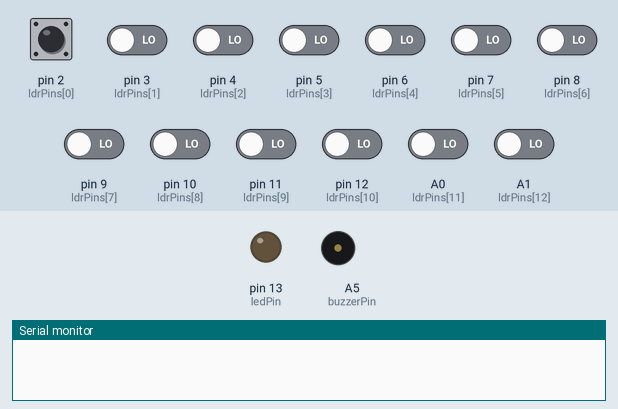
This sketch was run on a simulated Arduino Uno, built with avr-gcc and run on an emulated ATmega328P. Shown: output pins drawn as LEDs (lit = HIGH), buzzer (waves = sounding), the last lines printed to the serial monitor. The test bench sets the inputs (shaded band); at power-on: A0 (ldrPins[11]), A1 (ldrPins[12]), pin 2 (ldrPins[0]), pin 3 (ldrPins[1]), pin 4 (ldrPins[2]), pin 5 (ldrPins[3]), pin 6 (ldrPins[4]), pin 7 (ldrPins[5]), pin 8 (ldrPins[6]), pin 9 (ldrPins[7]), pin 10 (ldrPins[8]), pin 11 (ldrPins[9]), pin 12 (ldrPins[10]) LOW. Not simulated (calls return 0 or success): arduino_secrets.h.

Above: at 1.2 s.
1.3 s: pin 2 (ldrPins[0]) driven HIGH
At 2.6 s:
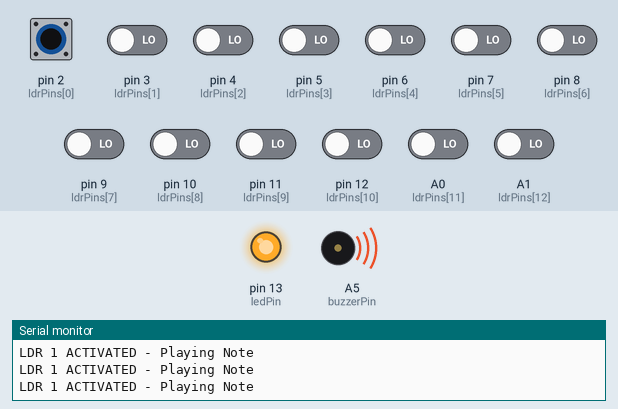
4.3 s: pin 2 (ldrPins[0]) pulsed LOW 5 times (0.12 s each, 0.3 s apart)
At 4.55 s:
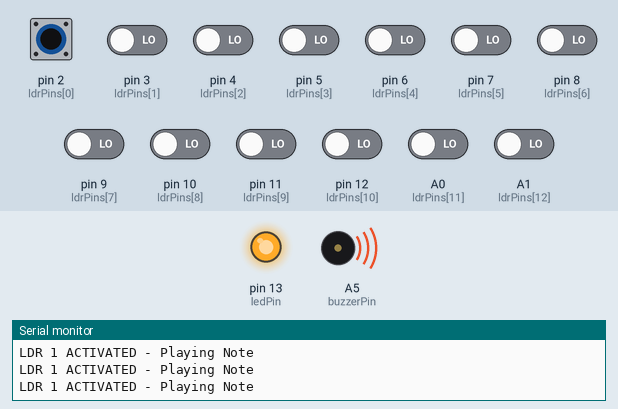
8.8 s: pin 11 (ldrPins[9]) driven HIGH
At 9.8 s:
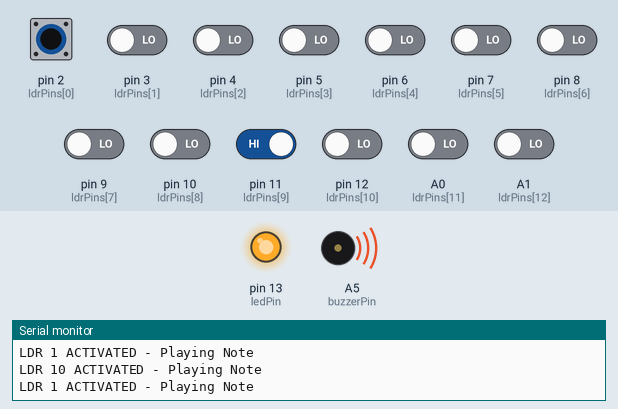
11.8 s: pin 3 (ldrPins[1]) driven HIGH
14.8 s: pin 12 (ldrPins[10]) driven HIGH
17.8 s: A0 (ldrPins[11]) driven HIGH
Timing chart, 0 to 68.3 s (numbered marks = the images above; inputs shaded):
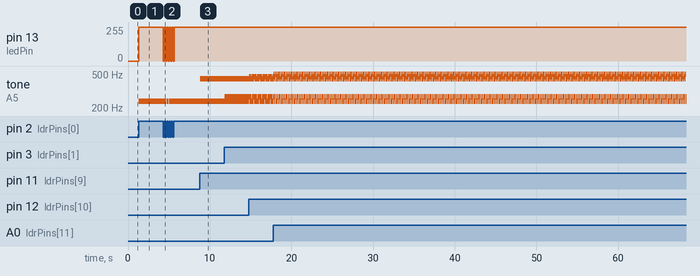

Measured:
- after the input at 1.3 s, pin 13 (ledPin): 0/255 → 255/255 at once; tone on A5 (buzzerPin): silent → 240 Hz at once
- after the input at 4.3 s, pin 13 (ledPin): 255/255 → 0/255 at once, then repeats every 0.30 s: 254/255 0.04 s, 255/255 0.12 s, 0/255 0.14 s, until it stays 255/255 from 5.7 s; tone on A5 (buzzerPin): alternates 240 Hz for 0.20 s and silent for 0.10 s, 10 changes in all, then stays 240 Hz, starting at once
- after the input at 8.8 s, tone on A5 (buzzerPin): alternates 440 Hz for 0.03 s and 240 Hz for 0.03 s, starting at once

The sketch:

Laser_harp.ino
```cpp
#include "arduino_secrets.h"

// Pin Definitions
const int ledPin = 13;
const int buzzerPin = A5;
const int ldrPins[] = {2, 3, 4, 5, 6, 7, 8, 9, 10, 11, 12, A0, A1};  // 13 LDRs connected to these pins

// Corresponding frequencies for each LDR (C4 to C5)
const int noteFrequencies[] = {
  240,  // SA
  270,  // RE
  300,  // GA
  320,  // MA
  360,  // PA
  400,  // DHA
  450,  // NI
  245,  // S#A
  415,  // G#4
  440,  // A4
  466,  // A#4
  494,  // B4
  523   // C5
};

void setup() {
  Serial.begin(9600);
  pinMode(ledPin, OUTPUT);
  pinMode(buzzerPin, OUTPUT);

  // Set each LDR pin as input
  for (int i = 0; i < 13; i++) {
    pinMode(ldrPins[i], INPUT);
  }
}

void loop() {
  for (int i = 0; i < 13; i++) {
    int ldrStatus = digitalRead(ldrPins[i]);

    if (ldrStatus == HIGH) {
      tone(buzzerPin, noteFrequencies[i]);  // Play the corresponding note
      digitalWrite(ledPin, HIGH);
      Serial.print("LDR ");
      Serial.print(i + 1);
      Serial.println(" ACTIVATED - Playing Note");
      //delay(500);  // Duration of the note
      noTone(buzzerPin);
      digitalWrite(ledPin, LOW);
    } else {
      noTone(buzzerPin);
      digitalWrite(ledPin, LOW);
    }
  }
  //delay(100);  // Small delay before checking the LDRs again
}
```
